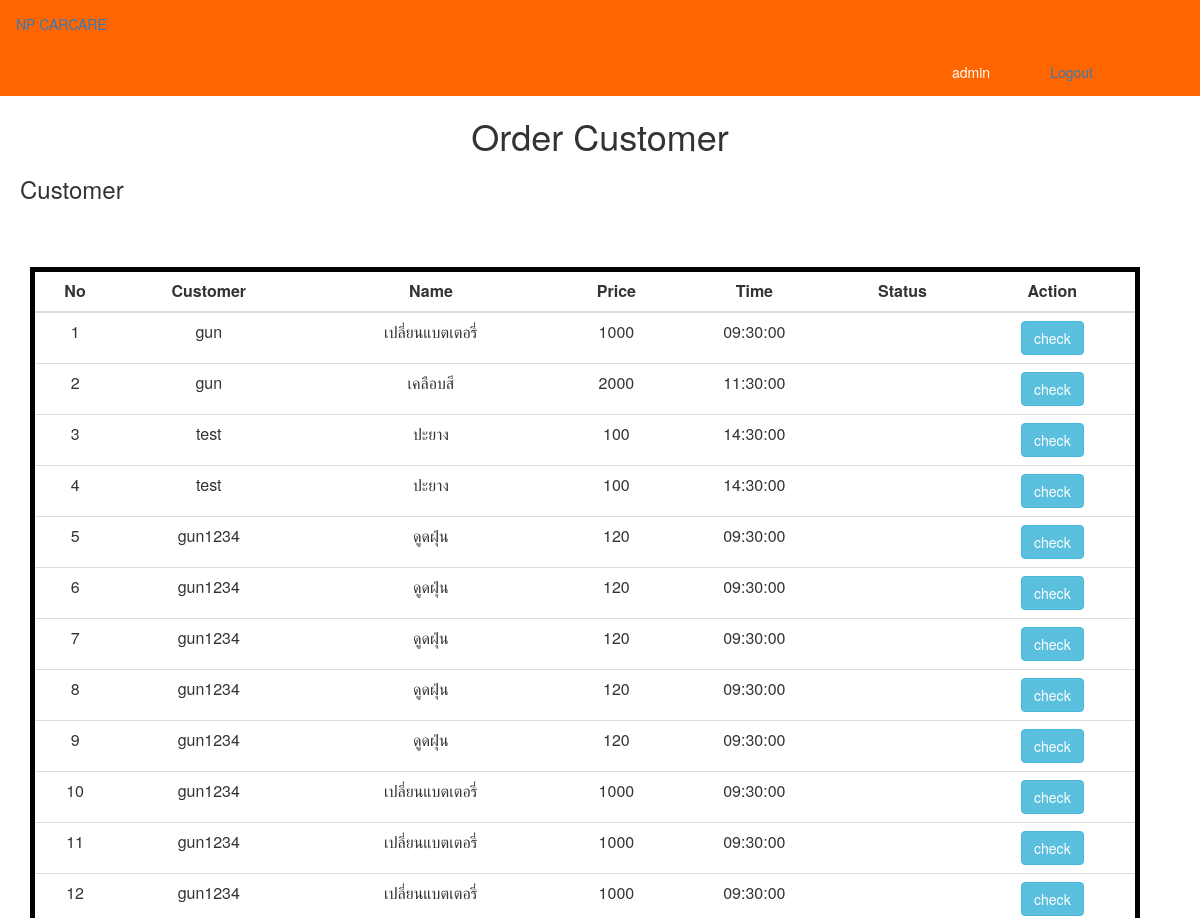
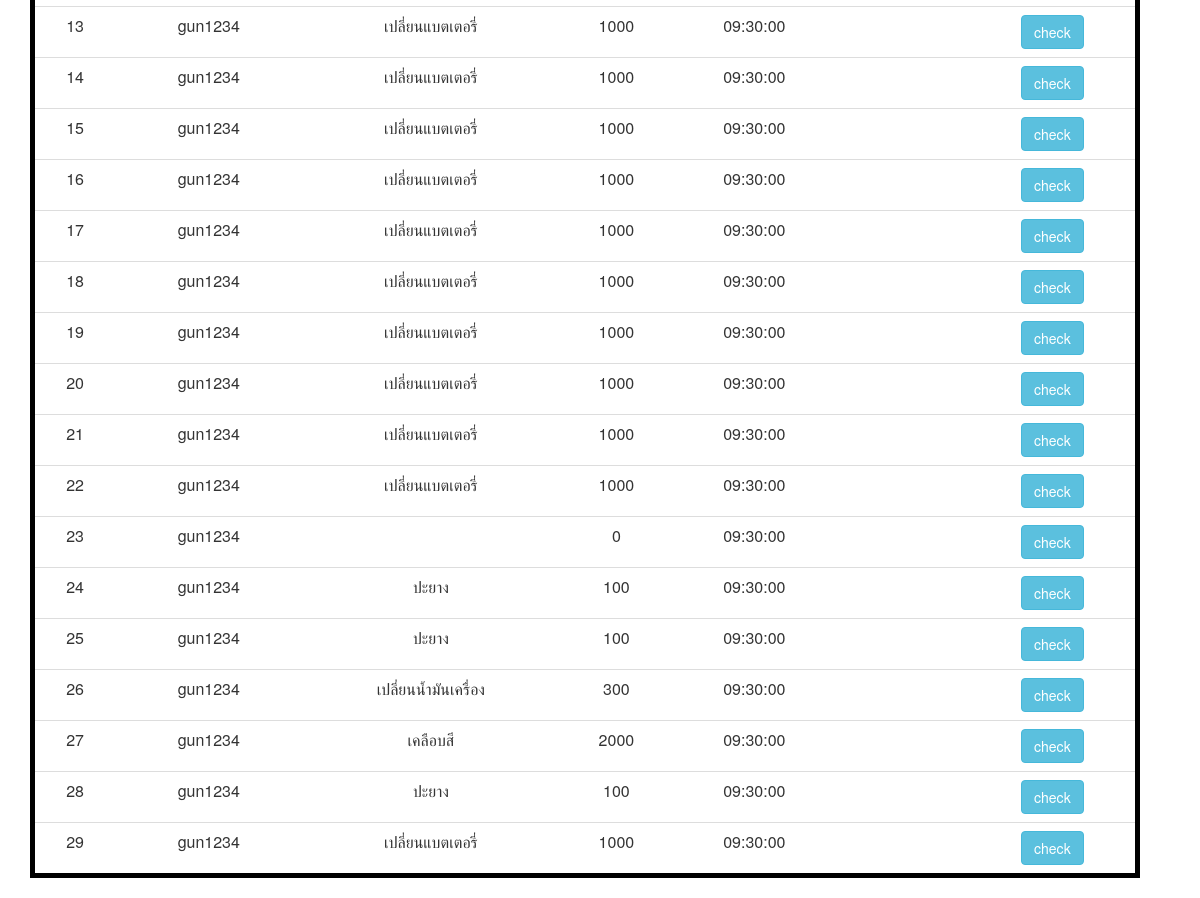
/orderAd.php, run on the app's committed database (2 pictures, top to bottom).
### tables this page shows
CREATE TABLE IF NOT EXISTS `bill` (
  `ID_Bill` int(11) NOT NULL,
  `Cus_User` varchar(20) NOT NULL,
  `Total_Price` int(11) NOT NULL,
  `Order_Name` varchar(30) NOT NULL,
  `Order_Time` varchar(30) NOT NULL
);

### orderAd.php (the view, shortened to what this page needs)
<html>
<?php include "head.php";
include "header1.php";
include "connectdb.php";
?>
<body>
<h1 style="text-align:center">Order Customer</h1>
<h3 style="margin-left:20">Customer</h3>
<div class="container">
<div class="row col-md-12 custyle">
<table class="table custab" id="tbja">
<thead>
    <tr>
        <th class="text-center">No</th>
        <th class="text-center">Customer</th>
        <th class="text-center">Name</th>
        <th class="text-center">Price</th>
        <th class="text-center">Time</th>
        <th class="text-center">Status</th>
        <th class="text-center">Action</th>
    </tr>
    <?php
      $sql = mysqli_query($conn,"select * from bill");
        $n=1;
		while($row = mysqli_fetch_array($sql)){
			echo "<tr class='text-center'>";
			echo "<td>".$n."</td>";
            echo "<td>".$row['Cus_User']."</td>";
            echo "<td>".$row['Order_Name']."</td>";
            echo "<td>".$row['Total_Price']."</td>";
            echo "<td>".$row['Order_Time']."</td>";
            echo "<td>".$row['Order_Status']."</td>";
            echo "<td><center> <a href='check.php?id=".$row['ID_Bill']."'><input type='button' class='btn btn-info' value='check'></a></td>";
            echo "</tr>";
        $n++;
		}
?>
</table>
</div>
</div>
</body>
</html>

### head.php (shortened to what this page needs)
<head>
<link rel="stylesheet" href="https://maxcdn.bootstrapcdn.com/bootstrap/3.3.7/css/bootstrap.min.css">
<link rel="stylesheet" href="style.css">
</head>

### header1.php (shortened to what this page needs)
<html>
<head>
</head>
<body>
<ul id="ull">
<li id="lii"><a href="menuAd.php?id='admin'&status='admin'">NP CARCARE</a></li>
<li id="lii" style="margin-left:78%"><?php echo "admin"; ?><a href="logout.php" style="margin-left:60px">Logout</a></li>
</ul>
</body>
</html>

### style.css (style rules this page uses)
body { background-size: 1536px 900px; background-repeat: no-repeat; }

### orderAd.php (style rules this page uses)
.custab { border: 5px solid #000000; padding: 5px; margin: 5% 0; background-color: #FFFFFF; }

### header1.php (style rules this page uses)
#ull { list-style-type: none; margin: 0; padding: 0; overflow: hidden; background-color: #FF6600; }
#lii { float: left; display: block; color: white; text-align: center; padding: 14px 16px; text-decoration: none; }

### data on the page
bill: Cus_User "gun", Order_Name "เปลี่ยนแบตเตอรี่", Total_Price "1000", Order_Time "09:30:00"
bill: Cus_User "gun", Order_Name "เคลือบสี", Total_Price "2000", Order_Time "11:30:00"
bill: Cus_User "test", Order_Name "ปะยาง", Total_Price "100", Order_Time "14:30:00"
bill: Cus_User "test", Order_Name "ปะยาง", Total_Price "100", Order_Time "14:30:00"
bill: Cus_User "gun1234", Order_Name "ดูดฝุ่น", Total_Price "120", Order_Time "09:30:00"
bill: Cus_User "gun1234", Order_Name "ดูดฝุ่น", Total_Price "120", Order_Time "09:30:00"
bill: Cus_User "gun1234", Order_Name "ดูดฝุ่น", Total_Price "120", Order_Time "09:30:00"
bill: Cus_User "gun1234", Order_Name "ดูดฝุ่น", Total_Price "120", Order_Time "09:30:00"
bill: Cus_User "gun1234", Order_Name "ดูดฝุ่น", Total_Price "120", Order_Time "09:30:00"
bill: Cus_User "gun1234", Order_Name "เปลี่ยนแบตเตอรี่", Total_Price "1000", Order_Time "09:30:00"
bill: Cus_User "gun1234", Order_Name "เปลี่ยนแบตเตอรี่", Total_Price "1000", Order_Time "09:30:00"
bill: Cus_User "gun1234", Order_Name "เปลี่ยนแบตเตอรี่", Total_Price "1000", Order_Time "09:30:00"
bill: Cus_User "gun1234", Order_Name "เปลี่ยนแบตเตอรี่", Total_Price "1000", Order_Time "09:30:00"
bill: Cus_User "gun1234", Order_Name "เปลี่ยนแบตเตอรี่", Total_Price "1000", Order_Time "09:30:00"
bill: Cus_User "gun1234", Order_Name "เปลี่ยนแบตเตอรี่", Total_Price "1000", Order_Time "09:30:00"
bill: Cus_User "gun1234", Order_Name "เปลี่ยนแบตเตอรี่", Total_Price "1000", Order_Time "09:30:00"
bill: Cus_User "gun1234", Order_Name "เปลี่ยนแบตเตอรี่", Total_Price "1000", Order_Time "09:30:00"
bill: Cus_User "gun1234", Order_Name "เปลี่ยนแบตเตอรี่", Total_Price "1000", Order_Time "09:30:00"
bill: Cus_User "gun1234", Order_Name "เปลี่ยนแบตเตอรี่", Total_Price "1000", Order_Time "09:30:00"
bill: Cus_User "gun1234", Order_Name "เปลี่ยนแบตเตอรี่", Total_Price "1000", Order_Time "09:30:00"
bill: Cus_User "gun1234", Order_Name "เปลี่ยนแบตเตอรี่", Total_Price "1000", Order_Time "09:30:00"
bill: Cus_User "gun1234", Order_Name "เปลี่ยนแบตเตอรี่", Total_Price "1000", Order_Time "09:30:00"
bill: Cus_User "gun1234", Total_Price "0", Order_Time "09:30:00"
bill: Cus_User "gun1234", Order_Name "ปะยาง", Total_Price "100", Order_Time "09:30:00"
bill: Cus_User "gun1234", Order_Name "ปะยาง", Total_Price "100", Order_Time "09:30:00"
bill: Cus_User "gun1234", Order_Name "เปลี่ยนน้ำมันเครื่อง", Total_Price "300", Order_Time "09:30:00"
bill: Cus_User "gun1234", Order_Name "เคลือบสี", Total_Price "2000", Order_Time "09:30:00"
bill: Cus_User "gun1234", Order_Name "ปะยาง", Total_Price "100", Order_Time "09:30:00"
bill: Cus_User "gun1234", Order_Name "เปลี่ยนแบตเตอรี่", Total_Price "1000", Order_Time "09:30:00"
